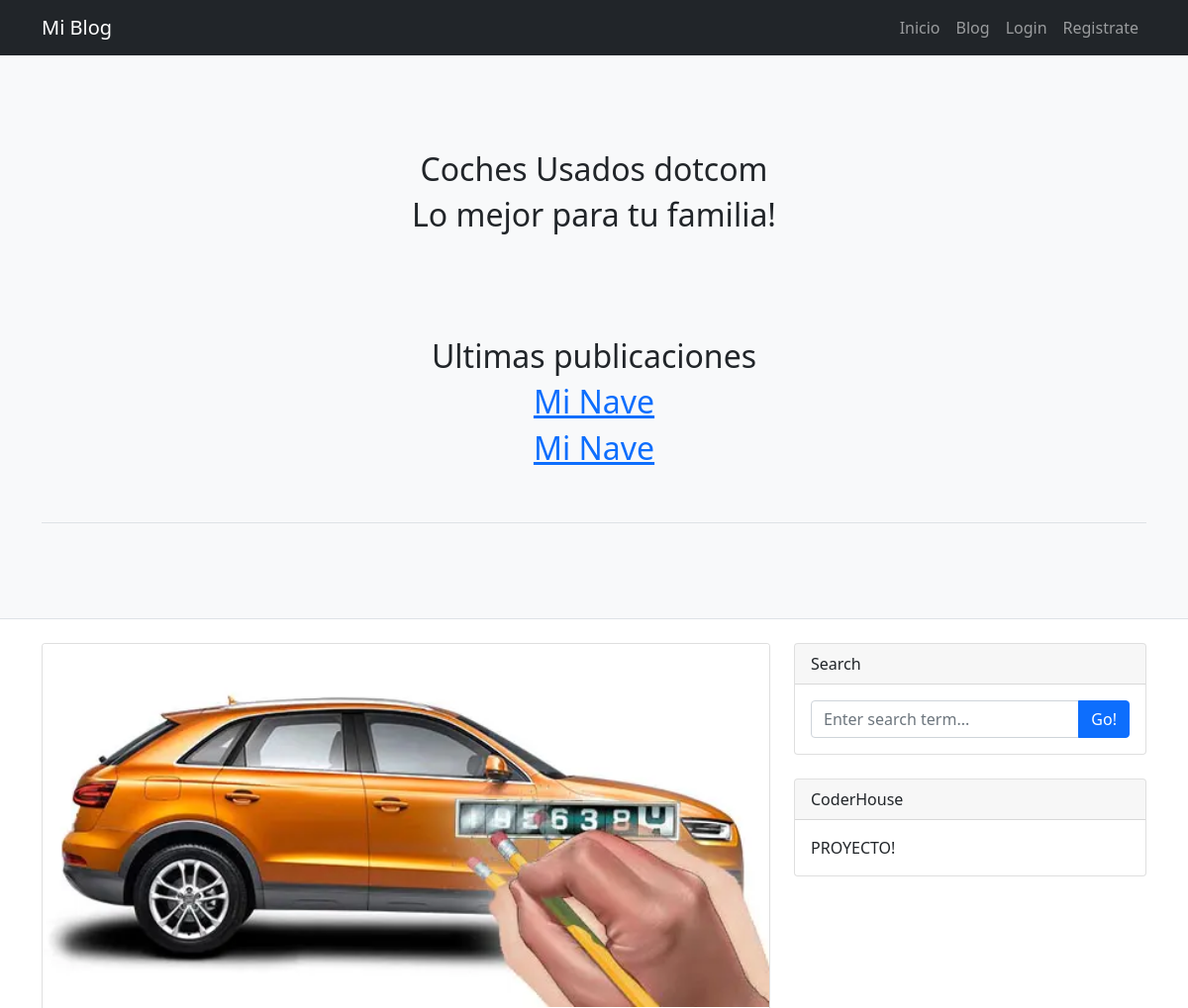
The app's page / (upper part), older data.
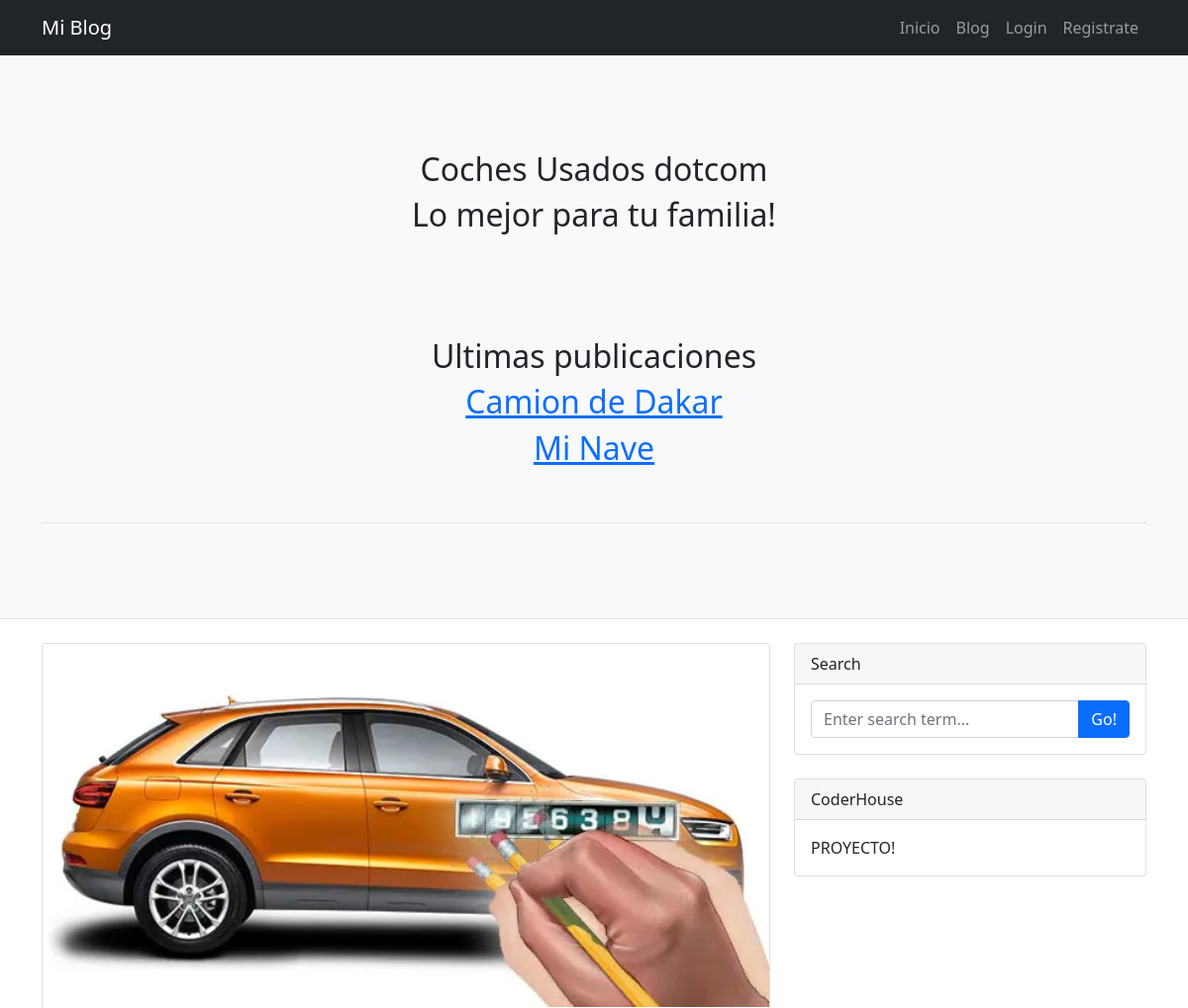
The same page, newer data.
### App1/models.py (models this page shows, shortened)
class Post(models.Model):
    author = models.ForeignKey(settings.AUTH_USER_MODEL, on_delete=models.CASCADE)
    title = models.CharField(max_length=255)
    post_body = models.TextField()
    created_date = models.DateField(default=timezone.now)
    published_date = models.DateTimeField(blank=True, null=True)
    image_up = models.ImageField(upload_to='images/',blank=True, null=True)

### App1/views.py (the view)
# urls.py: path('', index, name='index'),
def index(request):
    posts = Post.objects.filter(published_date__lte=timezone.now()).order_by('-published_date')
    return render(request, 'index.html', {'posts':posts})

### App1/templates/index.html (shortened to what this page needs)
{% extends 'main.html' %}
{% load static %}
{% block titulo_principal %}
<div class="mainText">
    <h2>Coches Usados dotcom</h2>
</div>
{% endblock %}
{% block sub_titulo_principal %}
<div class="mainText">
    <h2>Lo mejor para tu familia!</h2>
</div>
<header class="py-5 bg-light border-bottom mb-4">
    <div class="container">
<div class="post">
    <div class="title">
        <h2>Ultimas publicaciones</h2>
    </div>
    {% for post in posts %}
    <div class="postElements">
        <h2><a href="{% url 'post_detail' pk=post.pk %}">{{ post.title }}</a></h2>
    </div>
    {% empty %}
    <h2>No hay publicaciones</h2>
    {% endfor %}
</div>
</div>
</div>
</header>
{% endblock %}

Row changes from the older to the newer data that the page shows:
removed Post: title "Mi Nave"
added Post: title "Camion de Dakar"
